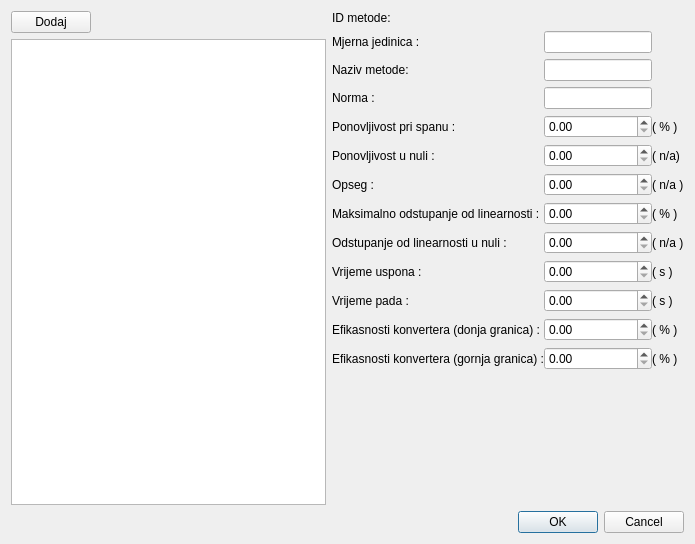
<?xml version="1.0" encoding="UTF-8"?>
<ui version="4.0">
 <class>Dialog</class>
 <widget class="QDialog" name="Dialog">
  <property name="geometry">
   <rect>
    <x>0</x>
    <y>0</y>
    <width>695</width>
    <height>544</height>
   </rect>
  </property>
  <property name="windowTitle">
   <string>Dialog</string>
  </property>
  <layout class="QVBoxLayout" name="verticalLayout">
   <item>
    <layout class="QHBoxLayout" name="horizontalLayout">
     <property name="margin">
      <number>0</number>
     </property>
     <item>
      <layout class="QVBoxLayout" name="verticalLayout_2">
       <property name="margin">
        <number>0</number>
       </property>
       <item>
        <layout class="QHBoxLayout" name="horizontalLayout_2">
         <property name="margin">
          <number>0</number>
         </property>
         <item>
          <widget class="QPushButton" name="pushButtonDodaj">
           <property name="text">
            <string>Dodaj</string>
           </property>
          </widget>
         </item>
         <item>
          <spacer name="horizontalSpacer">
           <property name="orientation">
            <enum>Qt::Horizontal</enum>
           </property>
           <property name="sizeHint" stdset="0">
            <size>
             <width>40</width>
             <height>20</height>
            </size>
           </property>
          </spacer>
         </item>
        </layout>
       </item>
       <item>
        <widget class="QListView" name="listViewMetode">
         <property name="sizePolicy">
          <sizepolicy hsizetype="Preferred" vsizetype="Expanding">
           <horstretch>0</horstretch>
           <verstretch>0</verstretch>
          </sizepolicy>
         </property>
         <property name="minimumSize">
          <size>
           <width>200</width>
           <height>300</height>
          </size>
         </property>
        </widget>
       </item>
      </layout>
     </item>
     <item>
      <layout class="QGridLayout" name="gridLayout">
       <property name="horizontalSpacing">
        <number>0</number>
       </property>
       <property name="margin">
        <number>0</number>
       </property>
       <item row="2" column="1">
        <widget class="QLineEdit" name="lineEditNaziv"/>
       </item>
       <item row="1" column="0">
        <widget class="QLabel" name="label_2">
         <property name="text">
          <string>Mjerna jedinica :</string>
         </property>
        </widget>
       </item>
       <item row="7" column="0">
        <widget class="QLabel" name="label_8">
         <property name="text">
          <string>Maksimalno odstupanje od linearnosti :</string>
         </property>
        </widget>
       </item>
       <item row="0" column="0">
        <widget class="QLabel" name="label">
         <property name="text">
          <string>ID metode:</string>
         </property>
        </widget>
       </item>
       <item row="11" column="1">
        <widget class="QDoubleSpinBox" name="doubleSpinBoxEcmin">
         <property name="maximum">
          <double>1000000.000000000000000</double>
         </property>
        </widget>
       </item>
       <item row="4" column="0">
        <widget class="QLabel" name="label_5">
         <property name="text">
          <string>Ponovljivost pri spanu :</string>
         </property>
        </widget>
       </item>
       <item row="6" column="0">
        <widget class="QLabel" name="label_7">
         <property name="text">
          <string>Opseg :</string>
         </property>
        </widget>
       </item>
       <item row="5" column="0">
        <widget class="QLabel" name="label_6">
         <property name="text">
          <string>Ponovljivost u nuli :</string>
         </property>
        </widget>
       </item>
       <item row="2" column="0">
        <widget class="QLabel" name="label_3">
         <property name="text">
          <string>Naziv metode:</string>
         </property>
        </widget>
       </item>
       <item row="5" column="1">
        <widget class="QDoubleSpinBox" name="doubleSpinBoxSrz">
         <property name="maximum">
          <double>1000000.000000000000000</double>
         </property>
        </widget>
       </item>
       <item row="10" column="1">
        <widget class="QDoubleSpinBox" name="doubleSpinBoxTf">
         <property name="maximum">
          <double>1000000.000000000000000</double>
         </property>
        </widget>
       </item>
       <item row="14" column="0">
        <spacer name="verticalSpacer">
         <property name="orientation">
          <enum>Qt::Vertical</enum>
         </property>
         <property name="sizeHint" stdset="0">
          <size>
           <width>20</width>
           <height>40</height>
          </size>
         </property>
        </spacer>
       </item>
       <item row="8" column="0">
        <widget class="QLabel" name="label_9">
         <property name="text">
          <string>Odstupanje od linearnosti u nuli :</string>
         </property>
        </widget>
       </item>
       <item row="4" column="1">
        <widget class="QDoubleSpinBox" name="doubleSpinBoxSrs">
         <property name="maximum">
          <double>1000000.000000000000000</double>
         </property>
        </widget>
       </item>
       <item row="3" column="0">
        <widget class="QLabel" name="label_4">
         <property name="text">
          <string>Norma :</string>
         </property>
        </widget>
       </item>
       <item row="9" column="0">
        <widget class="QLabel" name="label_10">
         <property name="text">
          <string>Vrijeme uspona :</string>
         </property>
        </widget>
       </item>
       <item row="10" column="0">
        <widget class="QLabel" name="label_11">
         <property name="text">
          <string>Vrijeme pada :</string>
         </property>
        </widget>
       </item>
       <item row="1" column="1">
        <widget class="QLineEdit" name="lineEditMjernaJedinica"/>
       </item>
       <item row="11" column="0">
        <widget class="QLabel" name="label_12">
         <property name="text">
          <string>Efikasnosti konvertera (donja granica) :</string>
         </property>
        </widget>
       </item>
       <item row="9" column="1">
        <widget class="QDoubleSpinBox" name="doubleSpinBoxTr">
         <property name="maximum">
          <double>1000000.000000000000000</double>
         </property>
        </widget>
       </item>
       <item row="8" column="1">
        <widget class="QDoubleSpinBox" name="doubleSpinBoxRz">
         <property name="maximum">
          <double>1000000.000000000000000</double>
         </property>
        </widget>
       </item>
       <item row="3" column="1">
        <widget class="QLineEdit" name="lineEditNorma"/>
       </item>
       <item row="12" column="0">
        <widget class="QLabel" name="label_13">
         <property name="text">
          <string>Efikasnosti konvertera (gornja granica) :</string>
         </property>
        </widget>
       </item>
       <item row="7" column="1">
        <widget class="QDoubleSpinBox" name="doubleSpinBoxRmax">
         <property name="maximum">
          <double>1000000.000000000000000</double>
         </property>
        </widget>
       </item>
       <item row="6" column="1">
        <widget class="QDoubleSpinBox" name="doubleSpinBoxOpseg">
         <property name="maximum">
          <double>1000000.000000000000000</double>
         </property>
        </widget>
       </item>
       <item row="12" column="1">
        <widget class="QDoubleSpinBox" name="doubleSpinBoxEcmax">
         <property name="maximum">
          <double>100000.000000000000000</double>
         </property>
        </widget>
       </item>
       <item row="12" column="2">
        <widget class="QLabel" name="label_14">
         <property name="text">
          <string>( % )</string>
         </property>
        </widget>
       </item>
       <item row="11" column="2">
        <widget class="QLabel" name="label_15">
         <property name="text">
          <string>( % )</string>
         </property>
        </widget>
       </item>
       <item row="10" column="2">
        <widget class="QLabel" name="label_16">
         <property name="text">
          <string>( s )</string>
         </property>
        </widget>
       </item>
       <item row="9" column="2">
        <widget class="QLabel" name="label_17">
         <property name="text">
          <string>( s )</string>
         </property>
        </widget>
       </item>
       <item row="8" column="2">
        <widget class="QLabel" name="label_jedinica_3">
         <property name="text">
          <string>( n/a )</string>
         </property>
        </widget>
       </item>
       <item row="7" column="2">
        <widget class="QLabel" name="label_19">
         <property name="text">
          <string>( % )</string>
         </property>
        </widget>
       </item>
       <item row="6" column="2">
        <widget class="QLabel" name="label_jedinica_2">
         <property name="text">
          <string>( n/a )</string>
         </property>
        </widget>
       </item>
       <item row="5" column="2">
        <widget class="QLabel" name="label_jedinica_1">
         <property name="text">
          <string>( n/a)</string>
         </property>
        </widget>
       </item>
       <item row="4" column="2">
        <widget class="QLabel" name="label_22">
         <property name="text">
          <string>( % )</string>
         </property>
        </widget>
       </item>
       <item row="0" column="1">
        <widget class="QLabel" name="labelID">
         <property name="text">
          <string/>
         </property>
        </widget>
       </item>
      </layout>
     </item>
    </layout>
   </item>
   <item>
    <widget class="QDialogButtonBox" name="buttonBox">
     <property name="orientation">
      <enum>Qt::Horizontal</enum>
     </property>
     <property name="standardButtons">
      <set>QDialogButtonBox::Cancel|QDialogButtonBox::Ok</set>
     </property>
    </widget>
   </item>
  </layout>
 </widget>
 <resources/>
 <connections>
  <connection>
   <sender>buttonBox</sender>
   <signal>accepted()</signal>
   <receiver>Dialog</receiver>
   <slot>accept()</slot>
   <hints>
    <hint type="sourcelabel">
     <x>227</x>
     <y>513</y>
    </hint>
    <hint type="destinationlabel">
     <x>157</x>
     <y>274</y>
    </hint>
   </hints>
  </connection>
  <connection>
   <sender>buttonBox</sender>
   <signal>rejected()</signal>
   <receiver>Dialog</receiver>
   <slot>reject()</slot>
   <hints>
    <hint type="sourcelabel">
     <x>295</x>
     <y>519</y>
    </hint>
    <hint type="destinationlabel">
     <x>286</x>
     <y>274</y>
    </hint>
   </hints>
  </connection>
 </connections>
</ui>
